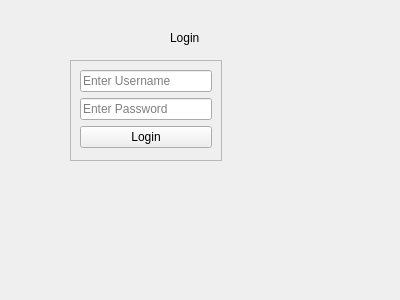
<?xml version="1.0" encoding="UTF-8"?>
<ui version="4.0">
 <class>Form</class>
 <widget class="QWidget" name="Form">
  <property name="geometry">
   <rect>
    <x>0</x>
    <y>0</y>
    <width>400</width>
    <height>300</height>
   </rect>
  </property>
  <property name="windowTitle">
   <string>Form</string>
  </property>
  <widget class="QLabel" name="label">
   <property name="geometry">
    <rect>
     <x>170</x>
     <y>30</y>
     <width>49</width>
     <height>16</height>
    </rect>
   </property>
   <property name="text">
    <string>Login</string>
   </property>
  </widget>
  <widget class="QFrame" name="frame">
   <property name="geometry">
    <rect>
     <x>70</x>
     <y>60</y>
     <width>152</width>
     <height>101</height>
    </rect>
   </property>
   <property name="frameShape">
    <enum>QFrame::StyledPanel</enum>
   </property>
   <property name="frameShadow">
    <enum>QFrame::Raised</enum>
   </property>
   <layout class="QVBoxLayout" name="verticalLayout">
    <item>
     <widget class="QLineEdit" name="lineEdit">
      <property name="placeholderText">
       <string>Enter Username</string>
      </property>
     </widget>
    </item>
    <item>
     <widget class="QLineEdit" name="lineEdit_2">
      <property name="placeholderText">
       <string>Enter Password</string>
      </property>
     </widget>
    </item>
    <item>
     <widget class="QPushButton" name="pushButton">
      <property name="text">
       <string>Login</string>
      </property>
     </widget>
    </item>
   </layout>
  </widget>
 </widget>
 <resources/>
 <connections/>
</ui>
